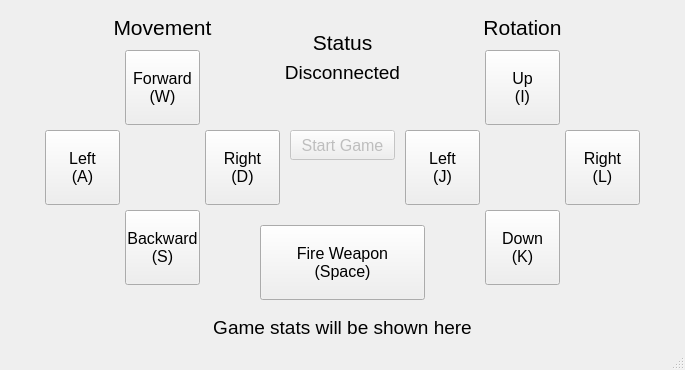
<?xml version="1.0" encoding="UTF-8"?>
<ui version="4.0">
 <class>MainWindow</class>
 <widget class="QMainWindow" name="MainWindow">
  <property name="geometry">
   <rect>
    <x>0</x>
    <y>0</y>
    <width>685</width>
    <height>370</height>
   </rect>
  </property>
  <property name="minimumSize">
   <size>
    <width>685</width>
    <height>370</height>
   </size>
  </property>
  <property name="maximumSize">
   <size>
    <width>685</width>
    <height>370</height>
   </size>
  </property>
  <property name="windowTitle">
   <string>GameInput</string>
  </property>
  <widget class="QWidget" name="centralwidget">
   <widget class="QLabel" name="lblMovement">
    <property name="geometry">
     <rect>
      <x>95</x>
      <y>15</y>
      <width>135</width>
      <height>25</height>
     </rect>
    </property>
    <property name="font">
     <font>
      <pointsize>16</pointsize>
     </font>
    </property>
    <property name="text">
     <string>Movement</string>
    </property>
    <property name="alignment">
     <set>Qt::AlignCenter</set>
    </property>
   </widget>
   <widget class="CustomPushButton" name="btnMoveForward">
    <property name="geometry">
     <rect>
      <x>125</x>
      <y>50</y>
      <width>75</width>
      <height>75</height>
     </rect>
    </property>
    <property name="font">
     <font>
      <pointsize>12</pointsize>
     </font>
    </property>
    <property name="text">
     <string>Forward
(W)</string>
    </property>
   </widget>
   <widget class="CustomPushButton" name="btnMoveRight">
    <property name="geometry">
     <rect>
      <x>205</x>
      <y>130</y>
      <width>75</width>
      <height>75</height>
     </rect>
    </property>
    <property name="font">
     <font>
      <pointsize>12</pointsize>
     </font>
    </property>
    <property name="text">
     <string>Right
(D)</string>
    </property>
   </widget>
   <widget class="CustomPushButton" name="btnMoveLeft">
    <property name="geometry">
     <rect>
      <x>45</x>
      <y>130</y>
      <width>75</width>
      <height>75</height>
     </rect>
    </property>
    <property name="font">
     <font>
      <pointsize>12</pointsize>
     </font>
    </property>
    <property name="text">
     <string>Left
(A)</string>
    </property>
   </widget>
   <widget class="CustomPushButton" name="btnMoveBackward">
    <property name="geometry">
     <rect>
      <x>125</x>
      <y>210</y>
      <width>75</width>
      <height>75</height>
     </rect>
    </property>
    <property name="font">
     <font>
      <pointsize>12</pointsize>
     </font>
    </property>
    <property name="text">
     <string>Backward
(S)</string>
    </property>
   </widget>
   <widget class="QLabel" name="lblRotation">
    <property name="geometry">
     <rect>
      <x>455</x>
      <y>15</y>
      <width>135</width>
      <height>25</height>
     </rect>
    </property>
    <property name="font">
     <font>
      <pointsize>16</pointsize>
     </font>
    </property>
    <property name="text">
     <string>Rotation</string>
    </property>
    <property name="alignment">
     <set>Qt::AlignCenter</set>
    </property>
   </widget>
   <widget class="CustomPushButton" name="btnFireWeapon">
    <property name="geometry">
     <rect>
      <x>260</x>
      <y>225</y>
      <width>165</width>
      <height>75</height>
     </rect>
    </property>
    <property name="font">
     <font>
      <pointsize>12</pointsize>
     </font>
    </property>
    <property name="text">
     <string>Fire Weapon
(Space)</string>
    </property>
   </widget>
   <widget class="CustomPushButton" name="btnRotateUp">
    <property name="geometry">
     <rect>
      <x>485</x>
      <y>50</y>
      <width>75</width>
      <height>75</height>
     </rect>
    </property>
    <property name="font">
     <font>
      <pointsize>12</pointsize>
     </font>
    </property>
    <property name="text">
     <string>Up
(I)</string>
    </property>
   </widget>
   <widget class="CustomPushButton" name="btnRotateRight">
    <property name="geometry">
     <rect>
      <x>565</x>
      <y>130</y>
      <width>75</width>
      <height>75</height>
     </rect>
    </property>
    <property name="font">
     <font>
      <pointsize>12</pointsize>
     </font>
    </property>
    <property name="text">
     <string>Right
(L)</string>
    </property>
   </widget>
   <widget class="CustomPushButton" name="btnRotateLeft">
    <property name="geometry">
     <rect>
      <x>405</x>
      <y>130</y>
      <width>75</width>
      <height>75</height>
     </rect>
    </property>
    <property name="font">
     <font>
      <pointsize>12</pointsize>
     </font>
    </property>
    <property name="text">
     <string>Left
(J)</string>
    </property>
   </widget>
   <widget class="CustomPushButton" name="btnRotateDown">
    <property name="geometry">
     <rect>
      <x>485</x>
      <y>210</y>
      <width>75</width>
      <height>75</height>
     </rect>
    </property>
    <property name="font">
     <font>
      <pointsize>12</pointsize>
     </font>
    </property>
    <property name="text">
     <string>Down
(K)</string>
    </property>
   </widget>
   <widget class="CustomPushButton" name="btnStartGame">
    <property name="enabled">
     <bool>false</bool>
    </property>
    <property name="geometry">
     <rect>
      <x>290</x>
      <y>130</y>
      <width>105</width>
      <height>30</height>
     </rect>
    </property>
    <property name="font">
     <font>
      <pointsize>12</pointsize>
     </font>
    </property>
    <property name="text">
     <string>Start Game</string>
    </property>
   </widget>
   <widget class="QLabel" name="lblStatusTitle">
    <property name="geometry">
     <rect>
      <x>260</x>
      <y>30</y>
      <width>165</width>
      <height>25</height>
     </rect>
    </property>
    <property name="font">
     <font>
      <pointsize>16</pointsize>
     </font>
    </property>
    <property name="text">
     <string>Status</string>
    </property>
    <property name="alignment">
     <set>Qt::AlignCenter</set>
    </property>
   </widget>
   <widget class="QLabel" name="lblCurrentStatus">
    <property name="geometry">
     <rect>
      <x>245</x>
      <y>60</y>
      <width>195</width>
      <height>25</height>
     </rect>
    </property>
    <property name="font">
     <font>
      <pointsize>14</pointsize>
     </font>
    </property>
    <property name="text">
     <string>Disconnected</string>
    </property>
    <property name="alignment">
     <set>Qt::AlignCenter</set>
    </property>
   </widget>
   <widget class="QLabel" name="lblLastGameStats">
    <property name="geometry">
     <rect>
      <x>0</x>
      <y>315</y>
      <width>685</width>
      <height>25</height>
     </rect>
    </property>
    <property name="font">
     <font>
      <pointsize>14</pointsize>
     </font>
    </property>
    <property name="text">
     <string>Game stats will be shown here</string>
    </property>
    <property name="alignment">
     <set>Qt::AlignCenter</set>
    </property>
   </widget>
  </widget>
  <widget class="QMenuBar" name="menubar">
   <property name="geometry">
    <rect>
     <x>0</x>
     <y>0</y>
     <width>685</width>
     <height>21</height>
    </rect>
   </property>
  </widget>
  <widget class="QStatusBar" name="statusbar"/>
 </widget>
 <customwidgets>
  <customwidget>
   <class>CustomPushButton</class>
   <extends>QPushButton</extends>
   <header>src/CustomPushButton/custompushbutton.h</header>
  </customwidget>
 </customwidgets>
 <tabstops>
  <tabstop>btnMoveForward</tabstop>
  <tabstop>btnMoveLeft</tabstop>
  <tabstop>btnMoveRight</tabstop>
  <tabstop>btnMoveBackward</tabstop>
  <tabstop>btnFireWeapon</tabstop>
  <tabstop>btnRotateUp</tabstop>
  <tabstop>btnRotateLeft</tabstop>
  <tabstop>btnRotateRight</tabstop>
  <tabstop>btnRotateDown</tabstop>
 </tabstops>
 <resources/>
 <connections/>
</ui>
